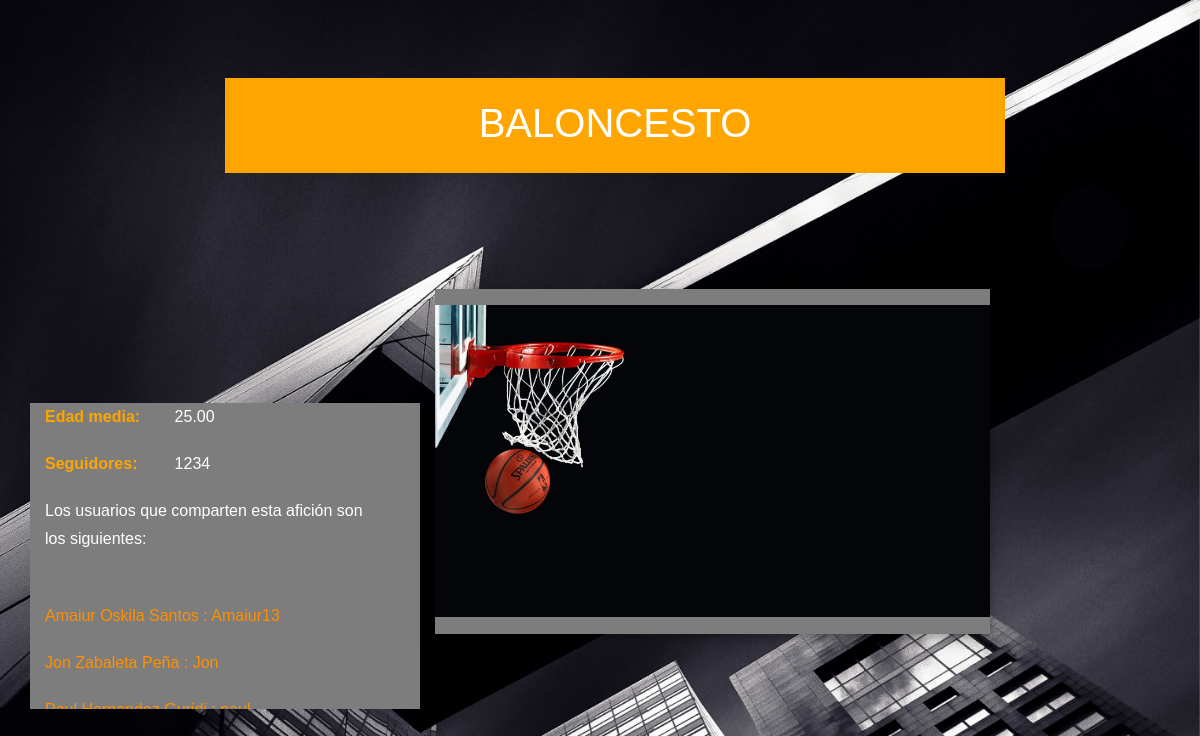
Page /aficion/3/ on the committed database.
### appRedSocial/models.py (models this page shows, shortened)
class Aficion(models.Model):
 nombreAficion = models.CharField(max_length=50)
 edadMedia = models.DecimalField(max_digits=4, decimal_places=2)
 estimacionSeguidores = models.IntegerField(default=0)
 foto = models.ImageField(upload_to='img/', null=True, blank=True)

class Usuario(models.Model):
 nombreUsuario = models.CharField( max_length=40, primary_key=True)
 contraseña = models.CharField( max_length=8, default='contraseña')
 estadoCivil = models.ForeignKey(EstadoCivil, on_delete=models.CASCADE)
 aficiones = models.ManyToManyField(Aficion, default=[0])#null=False, blank=False
 nombre = models.CharField(max_length=40)
 apellidoUno = models.CharField(max_length=40)
 apellidoDos = models.CharField(max_length=40)
 telefono = models.IntegerField(default=0)
 fecha_nacimiento = models.DateField()
 ciudad = models.ForeignKey(Ciudad, on_delete=models.CASCADE)
 fotoPerfil = models.ImageField(upload_to='img/',blank=True, null=True)
 descripcion = models.CharField(max_length=250)
 sobreMi = models.TextField(null=True, blank=True)
 email = models.EmailField(max_length = 100)
 fotoDescripcion = models.ImageField(upload_to='img/', null=True, blank=True)
 segidos = models.ManyToManyField("self")
 segidores = models.ManyToManyField("self")

### appRedSocial/views.py (the view)
# urls.py: path('aficion/<int:aficion_id>/', views.aficion, name='aficion'),
def aficion(request, aficion_id):
	aficion = get_object_or_404(Aficion, pk=aficion_id)
	usuarios= get_list_or_404(Usuario.objects.order_by('nombreUsuario'))
	usuarioSeleccionado = list()
	for usuario in usuarios:
		for afi in usuario.aficiones.all():
			if (afi.id == aficion.id):
				usuarioSeleccionado.append(usuario)
	context = {'aficion': aficion, 'usuarioSeleccionado': usuarioSeleccionado}
	return render(request, 'aficion.html', context)

### appRedSocial/templates/aficion.html (shortened to what this page needs)
{% extends "base.html" %}
{% block styles %}
{% load static %}
<link rel="stylesheet" href="{% static 'css/animate.css' %}">
<link rel="stylesheet" href="{% static 'css/icomoon.css' %}">
<link rel="stylesheet" href="{% static 'css/bootstrap.css' %}">
<link rel="stylesheet" href="{% static 'css/style.css' %}">
<link rel="stylesheet" href="{% static 'css/imagenFondoCiudad.css' %}">
{% endblock %}
{% block content %}
<div id="page">
	<div id="fh5co-about" class="animate-box">
		<div class="container">
			<div class="row">
				<div class="col-md-8 col-md-offset-2 text-center fh5co-heading nn">
					<h2>{{ aficion.nombreAficion }}</h2>
				</div>
			</div>
			<div class="row">
				<div class="col-md-4-b">
					<ul class="info">
						<li><span class="first-block">Edad media:</span><span class="second-block">{{ aficion.edadMedia }}{{usuarioEstatico.nombreUsuario}}</span></li>
						<li><span class="first-block">Seguidores:</span><span class="second-block">{{ aficion.estimacionSeguidores }}</span></li>
						<li><p>Los usuarios que comparten esta afición son los siguientes: </p></li>
						{%if usuarioSeleccionado %}
							{%for usu in usuarioSeleccionado %}
								<li><a href="{% url 'perfil' usu.nombreUsuario %}">{{usu.nombre}} {{usu.apellidoUno}} {{usu.apellidoDos}} : {{usu.nombreUsuario}} </a></li>
							{% endfor %}
						{% endif %}
					</ul>
				</div>
				<div class="col-md-6">
					<img class="borderedpicture" src="{% static aficion.foto.name %}" alt=""/>
				</div>
			</div>
		</div>
	</div>
</div>
{% endblock %}

### appRedSocial/static/css/style.css (style rules this page uses)
body { font-family: "Space Mono", Arial, serif; font-weight: 400; font-size: 16px; line-height: 1.7; color: #4d4d4d; background: #fff; }
#page { position: relative; overflow-x: hidden; width: 100%; height: 100%; -webkit-transition: 0.5s; -o-transition: 0.5s; transition: 0.5s; }
a { color: #FF9000; -webkit-transition: 0.5s; -o-transition: 0.5s; transition: 0.5s; }
p { margin-bottom: 30px; }
h1, h2, h3, h4, h5, h6, figure { color: #000; font-family: "Space Mono", Arial, serif; font-weight: 400; margin: 0 0 20px 0; }
#fh5co-about, #fh5co-resume, #fh5co-skills, #fh5co-started, #fh5co-work, #fh5co-blog, #fh5co-pricing, #fh5co-contact { padding: 3em 0; clear: both; }
.info { margin: 0; padding: 0; width: 90%; float: left; }
.info li { width: 100%; float: left; list-style: none; padding: 10px 0; }
.info li:first-child { padding-top: 0; }
.info li .first-block { width: 40%; display: inline-block; float: left; color: orange; font-weight: bold; }
.info li .second-block { width: 60%; display: inline-block; color: white; }
#fh5co-about h2 { color: white; text-transform: uppercase; }
#fh5co-about p { color: white; }
.fh5co-heading { margin-bottom: 5em; }
.fh5co-heading h2 { font-size: 40px; margin-bottom: 20px; line-height: 1.5; color: orange; }
.row { padding-top: 30px; }
.borderedpicture { background-color: #7d7d7d; display: block; width: 100%; max-width: 100%; height: auto; padding: 3% 0 3% 0; margin: 1% 0 1% 0; box-shadow: 0 4px 8px 0 rgba(0, 0, 0, 0.2), 0 6px 20px 0 rgba(0, 0, 0, 0.19); }
.nn { background-color: orange; padding-top: 15px; }

### rows in the picture
Aficion: nombreAficion "BALONCESTO", edadMedia "25.00", estimacionSeguidores "1234", foto (picture)
Usuario: nombre "Amaiur", apellidoUno "Oskila", apellidoDos "Santos", nombreUsuario "Amaiur13"
Usuario: nombre "Jon", apellidoUno "Zabaleta", apellidoDos "Peña", nombreUsuario "Jon"
